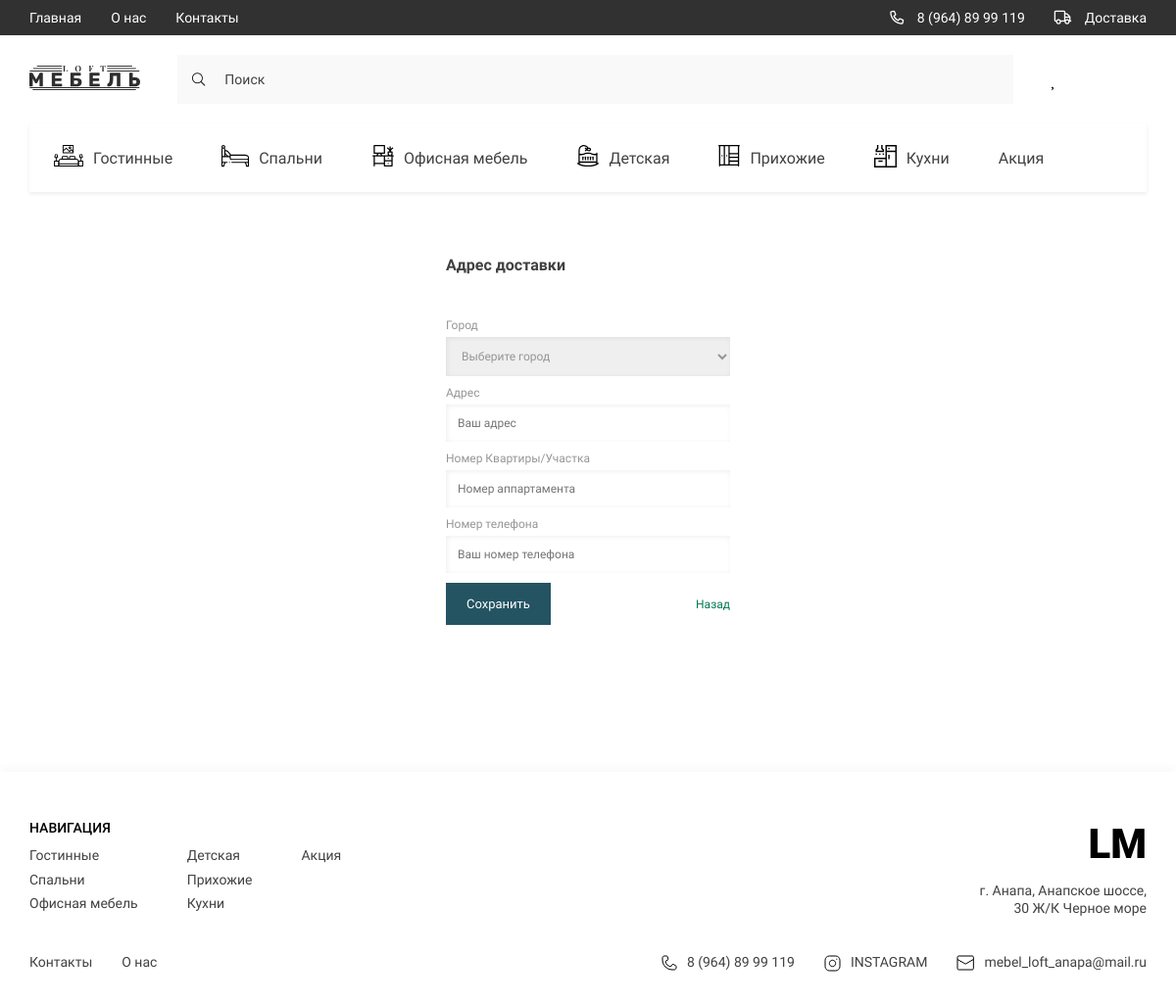
The app's page /shipping-address/, older data.
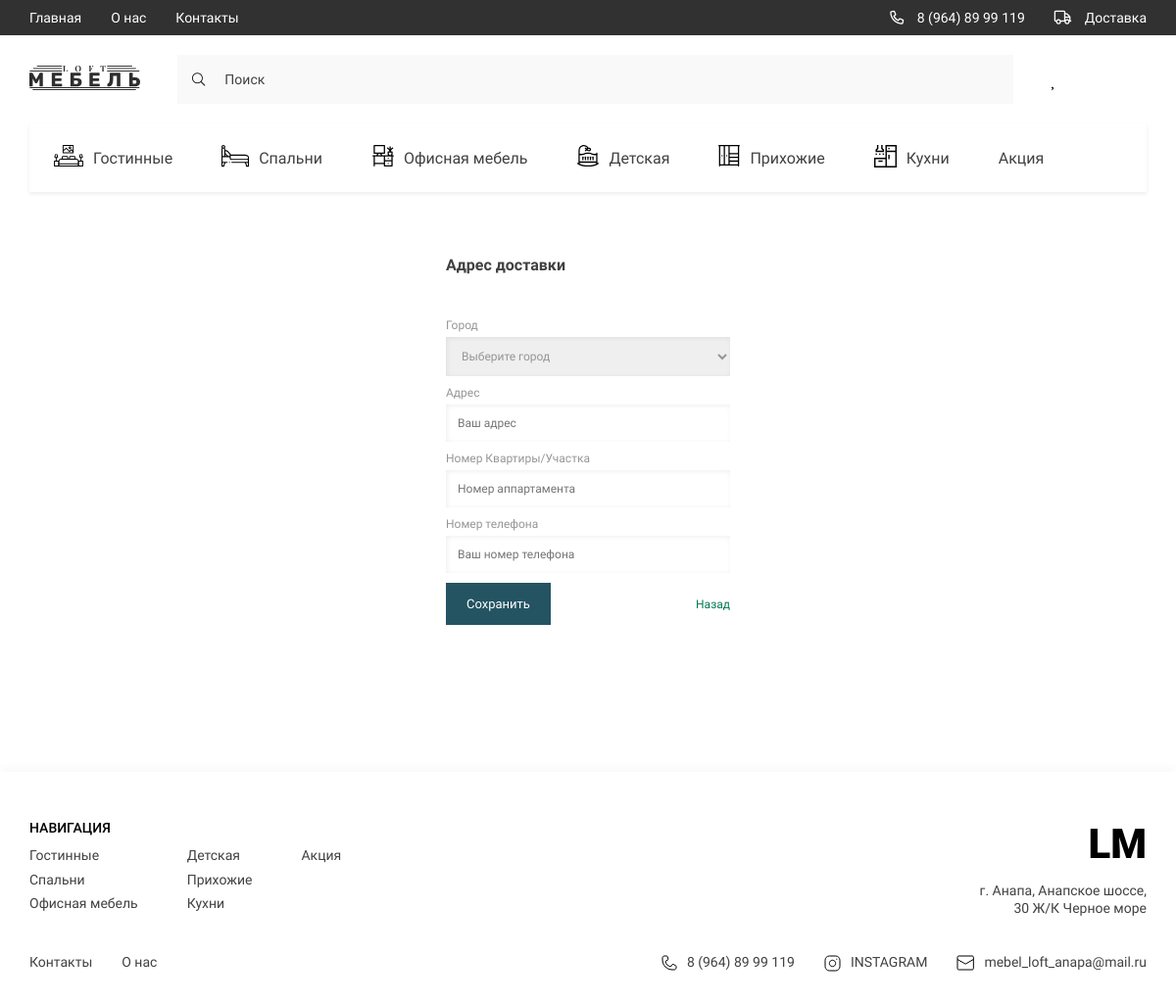
The same page, newer data.
### store/models.py (models this page shows)
class City(models.Model):
    city = models.CharField(max_length=255, verbose_name='Город доставки')
    def __str__(self):
        return self.city
    class Meta:
        verbose_name = 'Город'
        verbose_name_plural = 'Города'

### store/views.py (the view)
# urls.py: path('shipping-address/', ShippingView.as_view(), name='shipping-address'),
class ShippingView(TemplateView):
    template_name = 'store/shipping.html'
    def get_context_data(self, **kwargs):
        context = super().get_context_data(**kwargs)
        address = None
        try:
            address = ShippingAddressPermanent.objects.get(user=self.request.user)
        except:
            pass
        if address:
            context['form'] = ShippingAddressPermanentForm(instance=address)
        else:
            context['form'] = ShippingAddressPermanentForm()
        context['title'] = 'Адрес доставки'
        return context

### store/forms.py
class ShippingAddressPermanentForm(forms.ModelForm):
    city = forms.ModelChoiceField(queryset=City.objects.all(), empty_label='Выберите город', widget=forms.Select(attrs={
        'class': 'contact__section-input',
        'placeholder': 'Ваш город'
    }))
    class Meta:
        model = ShippingAddressPermanent
        fields = (
            'city',
            'address',
            'phone',
            'apartment_number')
        widgets = {
            'address': forms.TextInput(attrs={
                'class': 'contact__section-input',
                'placeholder': 'Ваш адрес'
            }),
            'phone': forms.TextInput(attrs={
                'class': 'contact__section-input',
                'placeholder': 'Ваш номер телефона'
            }),
            'apartment_number': forms.NumberInput(attrs={
                'class': 'contact__section-input',
                'placeholder': 'Номер аппартамента'
            })
        }

### store/models.py (called while the page is built)
    def get_absolute_url(self):
        return reverse('category', kwargs={'slug': self.slug})

### store/templatetags/store_tags.py (called while the page is built)
@register.simple_tag()
def get_categories():
    return Category.objects.all()

### store/templates/store/shipping.html (shortened to what this page needs)
{% extends 'base.html' %}
{% load static %}
{% block main %}
<main class="main">
    <div class="registeration">
        <div class="container">
            <div class="registeration__content">
                <form class="registeration__form active" action="{% url 'saving_shipping_address' %}" method="post">
                    <h2 class="registeration__title products__title">Адрес доставки</h2>
                    <div class="registeration__form-grid">
                        <div class="input__title">
                            <h2>Город</h2>
                            {{ form.city }}
                        </div>
                        <div class="input__title">
                            <h2>Адрес</h2>
                            {{ form.address }}
                        </div>
                        <div class="input__title">
                            <h2>Номер Квартиры/Участка</h2>
                            {{ form.apartment_number }}
                        </div>
                         <div class="input__title">
                            <h2>Номер телефона</h2>
                            {{ form.phone }}
                        </div>
                    </div>
                    <div class="registeration__btns">
                        <button class="btn registeration__btn" type="submit">Сохранить</button>
                        <a href="{% url 'home' %}"
                           style="font-size:12px; color: rgb(1, 120, 83);; margin-left:100px;">Назад</a>
                    </div>
                </form>
            </div>
        </div>
    </div>
</main>
{% endblock main %}

Row changes from the older to the newer data that the page shows:
added City: city "Выберите город"
Text that changed along with them:
form field city: "Выберите город" → (not shown)
